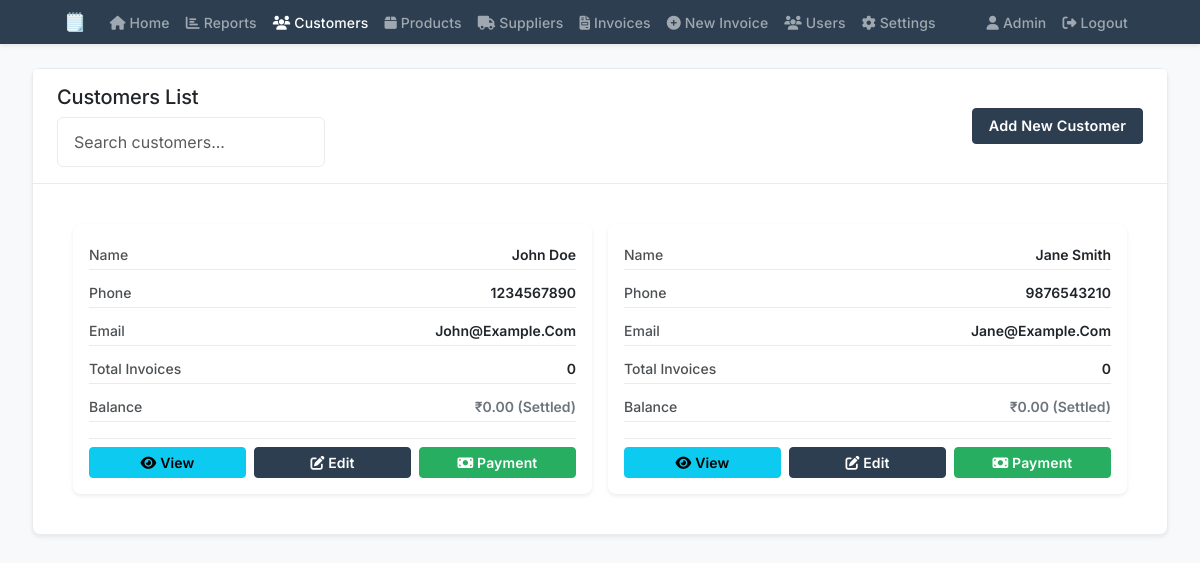
The app's page /customers (signed in) with its own data.
### app.py (models this page shows, shortened)
class User(db.Model):
    id = db.Column(db.Integer, primary_key=True)
    username = db.Column(db.String(80), unique=True, nullable=False)
    password = db.Column(db.String(120), nullable=False)
    role = db.Column(db.String(20), nullable=False, default='user')
    totp_secret = db.Column(db.String(32))
    totp_enabled = db.Column(db.Boolean, default=False)

class Customer(db.Model):
    id = db.Column(db.Integer, primary_key=True)
    name = db.Column(db.String(200), nullable=False)
    phone = db.Column(db.String(20))
    email = db.Column(db.String(120))
    address = db.Column(db.Text)
    balance = db.Column(db.Float, default=0.0)  # Positive means customer owes money, negative means surplus
    created_at = db.Column(db.DateTime, default=datetime.utcnow)
    updated_at = db.Column(db.DateTime, default=datetime.utcnow, onupdate=datetime.utcnow)
    invoices = db.relationship('Invoice', backref='customer', lazy=True)
    transactions = db.relationship('CustomerTransaction', backref='customer', lazy=True)
    receivables = db.relationship('CustomerReceivable', backref='customer', lazy=True)

### app.py (the view)
@app.route('/customers')
@login_required
def customers():
    customers = Customer.query.all()
    return render_template('customers.html', customers=customers)

### app.py (called while the page is built)
def login_required(f):
    @wraps(f)
    def decorated_function(*args, **kwargs):
        if 'user_id' not in session:
            return redirect(url_for('login'))
        return f(*args, **kwargs)
    return decorated_function

def get_user(user_id):
    return User.query.get(user_id)

@app.before_request
def require_login():
    public_routes = ['login', 'static']
    if request.endpoint and request.endpoint not in public_routes:
        if 'logged_in' not in session:
            return redirect(url_for('login'))

### templates/customers.html (shortened to what this page needs)
{% extends "base.html" %}
{% block content %}
<div class="card">
    <div class="card-header d-flex justify-content-between align-items-center">
        <div>
            <h5 class="mb-0">Customers List</h5>
            <div class="mt-2">
                <input type="text" id="customerSearch" class="form-control" placeholder="Search customers...">
            </div>
        </div>
        <div>
            <button type="button" class="btn btn-primary" data-bs-toggle="modal" data-bs-target="#addCustomerModal">
                Add New Customer
            </button>
        </div>
    </div>
    <div class="card-body">
        <div class="customer-grid">
            {% for customer in customers %}
            <div class="customer-card" data-id="{{ customer.id }}">
                <div class="card-row">
                    <span class="label">Name</span>
                    <span class="value">{{ customer.name }}</span>
                </div>
                {% if customer.phone %}
                <div class="card-row">
                    <span class="label">Phone</span>
                    <span class="value">{{ customer.phone }}</span>
                </div>
                {% endif %}
                {% if customer.email %}
                <div class="card-row">
                    <span class="label">Email</span>
                    <span class="value">{{ customer.email }}</span>
                </div>
                {% endif %}
                <div class="card-row">
                    <span class="label">Total Invoices</span>
                    <span class="value">{{ customer.invoices|length }}</span>
                </div>
                <div class="card-row">
                    <span class="label">Balance</span>
                    <span class="value balance {% if customer.balance > 0 %}positive{% elif customer.balance < 0 %}negative{% else %}zero{% endif %}">
                        ₹{{ "%.2f"|format(customer.balance|abs) }}
                        {% if customer.balance > 0 %}
                        (Due)
                        {% elif customer.balance < 0 %}
                        (Surplus)
                        {% else %}
                        (Settled)
                        {% endif %}
                    </span>
                </div>
                <div class="actions">
                    <button class="btn btn-info view-customer" data-id="{{ customer.id }}">
                        <i class="fas fa-eye"></i> View
                    </button>
                    <button class="btn btn-primary edit-customer"
                            data-id="{{ customer.id }}"
                            data-name="{{ customer.name }}"
                            data-phone="{{ customer.phone or '' }}"
                            data-email="{{ customer.email or '' }}"
                            data-address="{{ customer.address or '' }}">
                        <i class="fas fa-edit"></i> Edit
                    </button>
                    <button class="btn btn-success add-payment" data-id="{{ customer.id }}">
                        <i class="fas fa-money-bill"></i> Payment
                    </button>
                </div>
            </div>
            {% endfor %}
        </div>
    </div>
</div>
{% endblock %}

### templates/base.html (shortened to what this page needs)
<!DOCTYPE html>
<html lang="en">
<head>
    <link href="https://cdn.jsdelivr.net/npm/bootstrap@5.3.2/dist/css/bootstrap.min.css" rel="stylesheet">
    <link href="https://cdnjs.cloudflare.com/ajax/libs/font-awesome/6.5.1/css/all.min.css" rel="stylesheet">
</head>
<body>
    <nav class="navbar navbar-expand-lg navbar-dark fixed-top">
        <div class="container-fluid">
            <a class="navbar-brand" href="{{ url_for('index') }}">🗒️</a>
            <div class="collapse navbar-collapse" id="navbarNav">
                <ul class="navbar-nav me-auto mb-2 mb-lg-0">
                    <li class="nav-item">
                        <a class="nav-link {% if request.endpoint == 'index' %}active{% endif %}" href="{{ url_for('index') }}">
                            <i class="fas fa-home"></i> Home
                        </a>
                    </li>
                    <li class="nav-item">
                        <a class="nav-link {% if request.endpoint == 'reports' %}active{% endif %}" href="{{ url_for('reports') }}">
                            <i class="fas fa-chart-bar"></i> Reports
                        </a>
                    </li>
                    <li class="nav-item">
                        <a class="nav-link {% if request.endpoint == 'customers' %}active{% endif %}" href="{{ url_for('customers') }}">
                            <i class="fas fa-users"></i> Customers
                        </a>
                    </li>
                    <li class="nav-item">
                        <a class="nav-link {% if request.endpoint == 'products' %}active{% endif %}" href="{{ url_for('products') }}">
                            <i class="fas fa-box"></i> Products
                        </a>
                    </li>
                    <li class="nav-item">
                        <a class="nav-link {% if request.endpoint == 'suppliers' %}active{% endif %}" href="{{ url_for('suppliers') }}">
                            <i class="fas fa-truck"></i> Suppliers
                        </a>
                    </li>
                    <li class="nav-item">
                        <a class="nav-link {% if request.endpoint == 'invoices' %}active{% endif %}" href="{{ url_for('invoices') }}">
                            <i class="fas fa-file-invoice"></i> Invoices
                        </a>
                    </li>
                    <li class="nav-item">
                        <a class="nav-link {% if request.endpoint == 'new_invoice' %}active{% endif %}" href="{{ url_for('new_invoice') }}">
                            <i class="fas fa-plus-circle"></i> New Invoice
                        </a>
                    </li>
                    {% if session.get('user_id') %}
                        {% set current_user = get_user(session.get('user_id')) %}
                        {% if current_user and current_user.role == 'admin' %}
                        <li class="nav-item">
                            <a class="nav-link {% if request.endpoint == 'users' %}active{% endif %}" href="{{ url_for('users') }}">
                                <i class="fas fa-users"></i> Users
                            </a>
                        </li>
                        {% endif %}
                    {% endif %}
                    <li class="nav-item">
                        <a class="nav-link {% if request.endpoint == 'settings' %}active{% endif %}" href="{{ url_for('settings') }}">
                            <i class="fas fa-cog"></i> Settings
                        </a>
                    </li>
                </ul>
                <ul class="navbar-nav ms-auto">
                    {% if session.get('user_id') %}
                        {% set current_user = get_user(session.get('user_id')) %}
                        <li class="nav-item">
                            <span class="nav-link">
                                <i class="fas fa-user"></i> {{ current_user.username }}
                            </span>
                        </li>
                        <li class="nav-item">
                            <a class="nav-link" href="{{ url_for('logout') }}">
                                <i class="fas fa-sign-out-alt"></i> Logout
                            </a>
                        </li>
                    {% endif %}
                </ul>
            </div>
        </div>
    </nav>
    <div class="container-fluid content {% if request.endpoint == 'new_invoice' %}no-padding{% endif %}">
        {% block content %}{% endblock %}
    </div>
</body>
</html>

### templates/customers.html (style rules this page uses)
.customer-grid { display: grid; grid-template-columns: repeat(3, 1fr); gap: 1rem; padding: 1rem; }
.customer-card { background: var(--card-bg); border-radius: 8px; box-shadow: var(--shadow-sm); padding: 1rem; transition: var(--transition); }
.card-row { display: flex; justify-content: space-between; align-items: flex-start; margin-bottom: 0.5rem; padding: 0.25rem 0; border-bottom: 1px solid var(--border-color); }
.card-row .label { font-size: 0.875rem; color: var(--text-color); opacity: 0.8; font-weight: 500; flex: 1; }
.card-row .value { font-size: 0.875rem; color: var(--text-color); font-weight: 600; text-align: right; flex: 1; }
.balance { font-size: 1.1rem; font-weight: bold; }
.balance.zero { color: var(--bs-secondary); }
.customer-card .actions { display: flex; gap: 0.5rem; margin-top: 1rem; padding-top: 0.5rem; border-top: 1px solid var(--border-color); }
.customer-card .btn { padding: 0.25rem 0.5rem; font-size: 0.875rem; flex: 1; }
@media (max-width: 1400px) { .customer-grid { grid-template-columns: repeat(2, 1fr); } }

### templates/base.html (style rules this page uses)
:root { --bg-color: #f8f9fa; --text-color: #212529; --card-bg: #ffffff; --border-color: #e9ecef; --table-stripe: #f8f9fa; --input-bg: #ffffff; --input-text: #212529; --navbar-bg: #2c3e50; --navbar-text: #ffffff; --dropdown-bg: #ffffff; --dropdown-text: #212529; --dropdown-hover: #f8f9fa; --btn-text: #ffffff; --header-bg: #f8f9fa; --table-border: #dee2e6; --table-header: #f8f9fa; --shadow-sm: 0 .125rem .25rem rgba(0,0,0,.075); --shadow: 0 .5rem 1rem rgba(0,0,0,.15); --transition: all 0.3s ease; }
body { font-family: 'Inter', -apple-system, BlinkMacSystemFont, sans-serif; font-size: var(--base-font-size, 14px); background-color: var(--bg-color); color: var(--text-color); min-height: 100vh; display: flex; flex-direction: column; padding-top: 2.75rem; text-transform: capitalize; -webkit-font-smoothing: antialiased; -moz-osx-font-smoothing: grayscale; }
.no-capitalize, input, textarea, [contenteditable], .tamil-text, code, pre { text-transform: none; }
.navbar { background-color: var(--navbar-bg) !important; padding: 0.25rem 2rem; box-shadow: var(--shadow-sm); height: 2.75rem; }
.navbar-brand { font-weight: 700; font-size: 1.1rem; padding: 0; letter-spacing: -0.01em; }
.navbar-dark .navbar-nav .nav-link { font-weight: 500; letter-spacing: 0.01em; }
.container-fluid { max-width: 100%; padding: 0 2rem; }
.card { background-color: var(--card-bg); border: 1px solid var(--border-color); border-radius: 0.5rem; box-shadow: var(--shadow-sm); transition: var(--transition); margin-bottom: 1.5rem; }
.card-header { background-color: var(--card-bg); border-bottom: 1px solid var(--border-color); padding: 1rem 1.5rem; font-weight: 600; letter-spacing: -0.01em; }
.card-body { padding: 1.5rem; }
.form-control { background-color: var(--input-bg); border-color: var(--border-color); color: var(--input-text); padding: 0.75rem 1rem; border-radius: 0.375rem; transition: var(--transition); }
.btn { padding: 0.4rem 1rem; border-radius: 0.25rem; font-weight: 600; font-size: 0.9rem; transition: var(--transition); letter-spacing: 0.01em; }
.btn-primary { background-color: #2c3e50; border-color: #2c3e50; }
.btn-success { background-color: #27ae60; border-color: #27ae60; }
.content { padding-top: 1.5rem; }

### records on screen
User: username "Admin"
Customer: name "John Doe", phone "1234567890", email "John@example.com", invoices|length "0", balance|abs "0.00", shows "(Settled)"
Customer: name "Jane Smith", phone "9876543210", email "Jane@example.com", invoices|length "0", balance|abs "0.00", shows "(Settled)"
